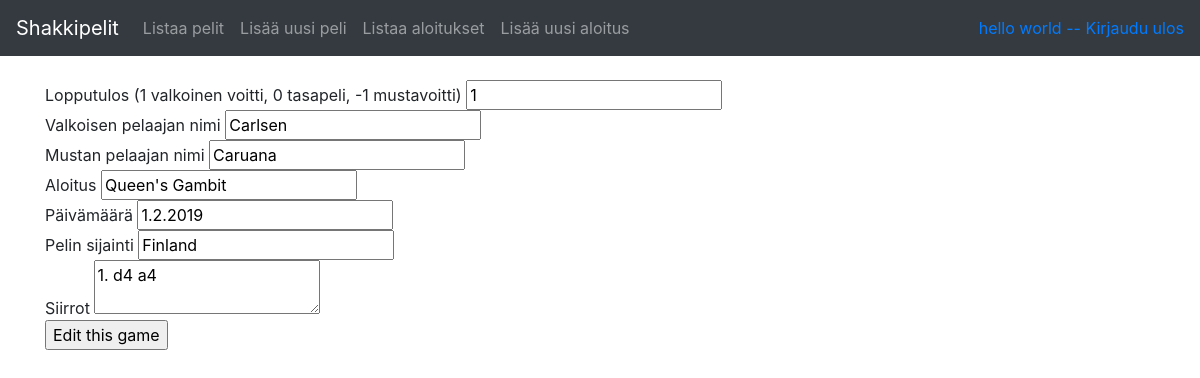
Before: /games/1/edit (signed in) with the older database file.
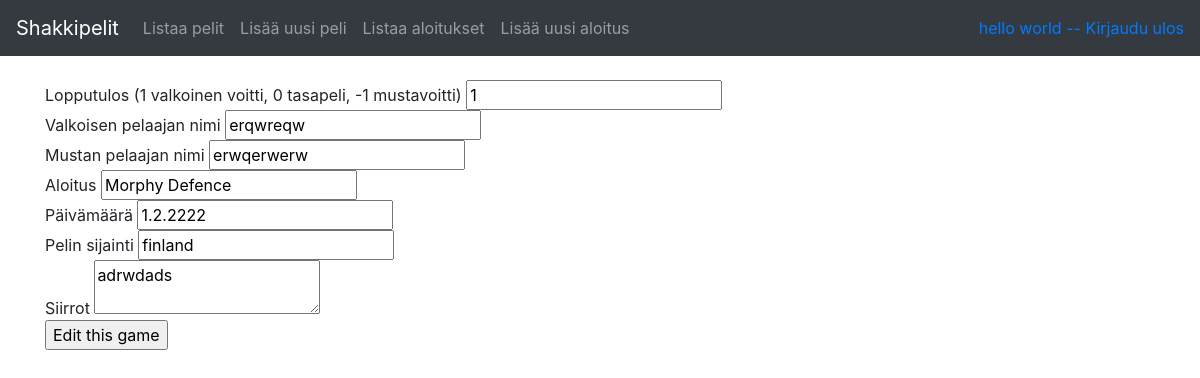
After: the same page with the newer database file.
### app/games/models.py (models this page shows, shortened)
class Game(db.Model):
    id = db.Column(db.Integer, primary_key=True)
    date_created = db.Column(db.DateTime, default=db.func.current_timestamp())
    date_modified = db.Column(db.DateTime, default=db.func.current_timestamp(),
    onupdate=db.func.current_timestamp())
    white_player = db.Column(db.String(144), nullable=False)
    black_player = db.Column(db.String(144), nullable=False)
    game_date = db.Column(db.String(144), nullable=False)
    game_location = db.Column(db.String(144), nullable=True)
    result = db.Column(db.Integer, nullable=True) # 1 for white, 0 for draw, -1 for black
    opening = db.Column(db.String(144), nullable=True)
    moves = db.Column(db.String(1000), nullable=True)
    account_id = db.Column(db.Integer, db.ForeignKey('account.id'), nullable=False)

### app/games/views.py (the view)
@app.route("/games/<game_id>/edit", methods=["GET"])
@login_required
def game_edit_view(game_id):
    return render_template("games/edit.html", game = Game.query.get(game_id))

### app/__init__.py (called while the page is built)
@login_manager.user_loader
def load_user(user_id):
    return User.query.get(user_id)

### app/templates/games/edit.html
{% extends "layout.html" %}
{% block body %}
<form method="PUT" action="{{ url_for('game_edit', game_id=game.id) }}">
  <span>Lopputulos (1 valkoinen voitti, 0 tasapeli, -1 mustavoitti)</span>
  <input type="text" name="result" value="{{ game.result }}"/><br/>
  <span>Valkoisen pelaajan nimi</span>
  <input name="whitePlayer" value="{{ game.white_player }}"/><br/>
  <span>Mustan pelaajan nimi</span>
  <input name="blackPlayer" value="{{ game.black_player }}"/><br/>
  <span>Aloitus</span>
  <input type="text" name="opening" value="{{ game.opening }}"/><br/>
  <span>Päivämäärä</span>
  <input type="text" name="game_date" value="{{ game.game_date }}"/><br/>
  <span>Pelin sijainti</span>
  <input type="text" name="game_location" value="{{ game.game_location }}"/><br/>
  <span>Siirrot</span>
  <textarea type="text" name="moves">{{ game.moves }}</textarea><br/>
  <input type="submit" value="Edit this game"/>
</form>
{% endblock %}

Changed rows visible on the page:
changed Game: whitePlayer "Carlsen" → "erqwreqw"; blackPlayer "Caruana" → "erwqerwerw"; opening "Queen's Gambit" → "Morphy Defence"; game_date "1.2.2019" → "1.2.2222"; game_location "Finland" → "finland"; moves "1. d4 a4" → "adrwdads"
